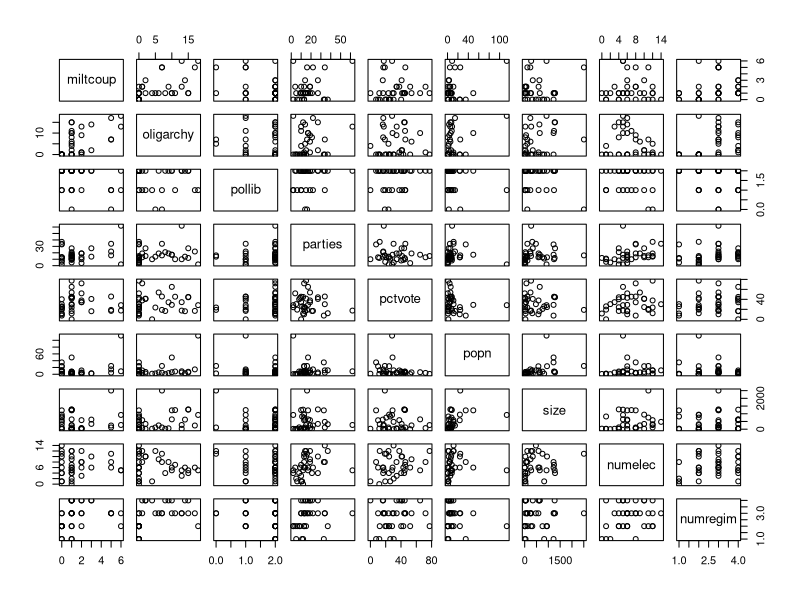

Write the R code that produced this figure. (Note: this script raises an error after producing the figure.)
#Exercise 1

africa_data = read.table("africa.txt", header = TRUE)
attach(africa_data)
africa_data

pairs(africa_data)

#T1

n <- 100
n
x <- rnorm(100)
x
lambda <- exp(1+x)
lambda
y <- rpois(n, lambda)
y

glm(y~x, family = poisson)

# Need to modify. This was just for testing


#T2

# I don't understand it yet!!!


#T3

africa_glm = glm(miltcoup~oligarchy+pollib+parties+pctvote+popn+size+numelec+numregim, family = poisson, data = africa_data)
summary(africa_glm)


#T4

### Step-Down Method

africa_glm_sd = glm(miltcoup~oligarchy+pollib+parties+pctvote+popn+size+numelec+numregim, family = poisson, data = africa_data)
summary(africa_glm_sd)

summary(africa_glm_sd)[[12]][35] # p-value = 0.80605

# numelec has the highest p-value and it is > 0.05. So discard it in the next iteration.

africa_glm_sd = glm(miltcoup~oligarchy+pollib+parties+pctvote+popn+size+numregim, family = poisson, data = africa_data)
summary(africa_glm_sd)

summary(africa_glm_sd)[[12]][32] # p-value = 0.42639

# numregim has the highest p-value and it is > 0.05. So discard it in the next iteration.

africa_glm_sd = glm(miltcoup~oligarchy+pollib+parties+pctvote+popn+size, family = poisson, data = africa_data)
summary(africa_glm_sd)

summary(africa_glm_sd)[[12]][28] # p-value = 0.421378

# size has the highest p-value and it is > 0.05. So discard it in the next iteration.

africa_glm_sd = glm(miltcoup~oligarchy+pollib+parties+pctvote+popn, family = poisson, data = africa_data)
summary(africa_glm_sd)

summary(africa_glm_sd)[[12]][24] # p-value = 0.29883

# popn has the highest p-value and it is > 0.05. So discard it in the next iteration.

africa_glm_sd = glm(miltcoup~oligarchy+pollib+parties+pctvote, family = poisson, data = africa_data)
summary(africa_glm_sd)

summary(africa_glm_sd)[[12]][20] # p-value = 0.18031

# pctvote has the highest p-value and it is > 0.05. So discard it in the next iteration.

africa_glm_sd = glm(miltcoup~oligarchy+pollib+parties, family = poisson, data = africa_data)
summary(africa_glm_sd)

# As we can see, all the p-values are smaller than 0.05
# That means all the variables are significant for our model.

# The resulting model of the step-down method is:

miltcoup = 0.25138 + 0.09262*oligarchy - 0.57410*pollib + 0.02206*parties + error

#T5

# confint(africa_glm_sd)
# coef(africa_glm_sd)    

## Plots: Fitted vs Residuals

plot(fitted(africa_glm_sd), residuals(africa_glm_sd)) 

# No specific pattern
# It's a scatter plot not visually good as it would suppose to be in linear regression model.

## Plots: Logarithmic-Fitted values vs Residuals

plot(log(fitted(africa_glm_sd)), residuals(africa_glm_sd))

# So we took logarithm to make the x-values fitted by a linear function in the plot. 
# This plot seems OK yet still no specific pattern
# And still it looks scatter too!

## Plots: Logarithmic-Fitted values vs Residuals with type = Response

plot(log(fitted(africa_glm_sd)), residuals(africa_glm_sd, type = "response"))

## Check Lec 10 slide: 41-43

## Plots: Fitted vs Residuals in the Full Model

plot(fitted(africa_glm), residuals(africa_glm))

## Plots: Logarithmic-Fitted values vs Residuals in the Full Model

plot(log(fitted(africa_glm)), residuals(africa_glm))

## Plots: Logarithmic-Fitted values vs Residuals with type = Response in the Full Model

plot(log(fitted(africa_glm)), residuals(africa_glm, type = "response"))


# The plots looked scattered. All of them followed a certain pattern in our model from task-4
# After ploting using the full model, we found the same pattern there too.
# So, it's not because we deleted too many variables.

# Now we will check normality to make some comments for that.


shapiro.test(residuals(africa_glm_sd)) # p-value = 0.01 < 0.05 # Normality is doubtful
shapiro.test(residuals(africa_glm)) # p-value = 0.01 < 0.05 # Normaility is doubtful

qqnorm(residuals(africa_glm_sd)) # doesn't seem normal
qqline(residuals(africa_glm_sd), col="red")

qqnorm(residuals(africa_glm)) # doesn't seem normal
qqline(residuals(africa_glm), col="red")

# In both models we got the same results. 
# The plots that we generated for the model that we found in task-4 and for the full model with all explanatory variables followed same type of pattern.
# Therefore the assumption of normality(if any) is doubtful.
# Which means maybe the sample doesn't come from a normal distribution!
